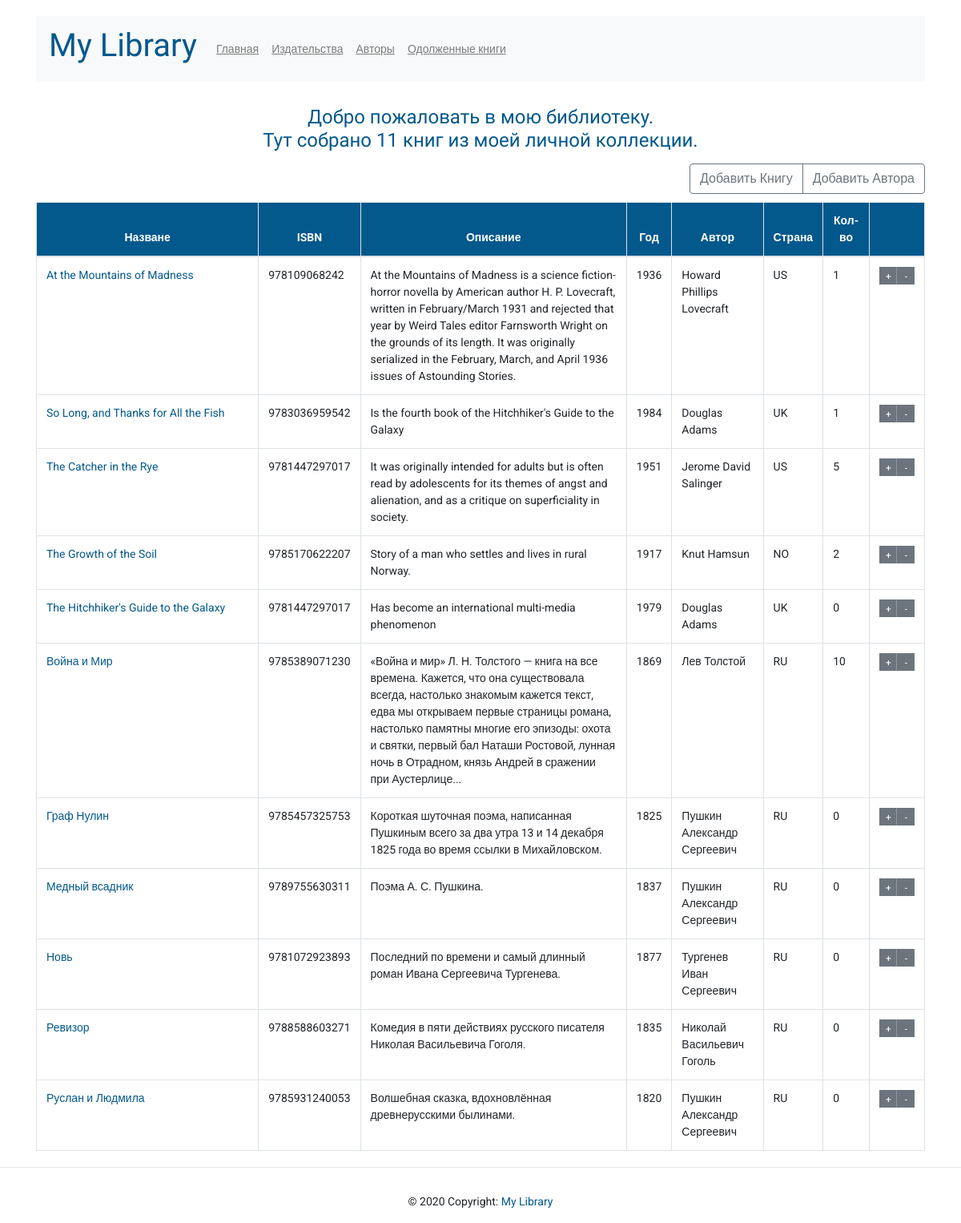
The page / on the database its author committed.
### p_library/models.py (models this page shows, shortened)
class Book(models.Model):
    ISBN = models.CharField(max_length=13)
    title = models.TextField(verbose_name='Название')
    description = models.TextField(verbose_name='Описание')
    year_release = models.SmallIntegerField(verbose_name='Год издания')
    copy_count = models.SmallIntegerField(default=0, verbose_name='Кол-во', blank=True)
    price = models.DecimalField(max_digits=10, decimal_places=2, default=0, verbose_name='Цена', blank=True)
    author = models.ForeignKey(Author, on_delete=models.CASCADE, verbose_name='Автор',
                               related_name='book_author')
    publisher = models.ForeignKey(Publisher, on_delete=models.SET_DEFAULT, default=1,
                                  verbose_name='Издатель')
    friend_reader = models.ManyToManyField('p_library.Friend', related_name='book_reader',
                                           verbose_name='Читающие друзья', blank=True)
    image = models.ImageField(upload_to='book_covers', blank=True)
    class Meta:
        ordering = ['title']

class Author(models.Model):
    full_name = models.TextField(verbose_name='Имя')
    birth_year = models.SmallIntegerField(verbose_name='Год рождения')
    country = models.CharField(verbose_name='Страна', max_length=2)
    class Meta:
        ordering = ['full_name']

### p_library/views.py (the view)
# urls.py: path('', views.index),
def index(request):
    template = loader.get_template('index.html')
    books = Book.objects.all()
    biblio_data = {
        'title': 'мою библиотеку',
        'books': books,
    }
    return HttpResponse(template.render(biblio_data, request))

### p_library/templates/index.html (shortened to what this page needs)
{% extends 'base.html' %}
{% block content %}
<h4 class="text-center">Добро пожаловать в {{ title }}. <br>
    Тут собрано {{ books|length }} книг из моей личной коллекции.</h4>
<div class="btn-group add-btn-main-group" role="group">
    <a href="/book/create" class="btn btn-outline-secondary add-btn-main">Добавить Книгу</a>
    <a href="/author/create" class="btn btn-outline-secondary add-btn-main">Добавить Автора</a>
</div>
<table class="table table-bordered table-condensed">
    <thead>
        <tr class="text-center">
            <th class="w-25">Назване</th>
            <th>ISBN</th>
            <th>Описание</th>
            <th>Год</th>
            <th>Автор</th>
            <th>Страна</th>
            <th>Кол-во</th>
            <th></th>
        </tr>
    </thead>
    <tbody>
        {% for book in books %}
        <tr>
            <td><a href="../book/{{ book.pk }}" title="подробнее">{{ book.title }}</a></td>
            <td>{{ book.ISBN }}</td>
            <td>{{ book.description }}</td>
            <td>{{ book.year_release }}</td>
            <td>{{ book.author.full_name }}</td>
            <td>{{ book.author.country }}</td>
            <td>{{ book.copy_count }}</td>
            <td>
                <div class="btn-group" role="group" aria-label="Basic example">
                    <form action="/index/book_increment/" method="post" enctype="multipart/form-data">
                        <input class="btn btn-secondary right-border btn-small" type="submit" value="+">
                    </form>
                    <form action="/index/book_decrement/" method="post" enctype="multipart/form-data">
                        <input class="btn btn-secondary btn-small" type="submit" value="-">
                    </form>
                </div>
            </td>
        </tr>
        {% endfor %}
    </tbody>
</table>
{% endblock %}

### p_library/templates/base.html (shortened to what this page needs)
{% load static %}
<!DOCTYPE html>
<html lang="en" dir="ltr">
<head>
    <link rel="stylesheet" href="https://stackpath.bootstrapcdn.com/bootstrap/4.5.0/css/bootstrap.min.css"
>
    <link rel="stylesheet" href="{% static 'CSS/style.css' %}">
</head>
<body>
    <div class="container">
        <nav class="navbar navbar-expand-lg navbar-light bg-light">
            <a class="navbar-brand" href="#">
                <h1>My Library</h1>
            </a>
            <div class="collapse navbar-collapse" id="navbarNav">
                <ul class="navbar-nav">
                    <li class="nav-item">
                        <a class="nav-link" href="/index/">Главная <span class="sr-only">(current)</span></a>
                    </li>
                    <li class="nav-item">
                        <a class="nav-link" href="/publishers">Издательства</a>
                    </li>
                    <li class="nav-item">
                        <a class="nav-link" href="/authors">Авторы</a>
                    </li>
                    <li class="nav-item">
                        <a class="nav-link" href="/friends">Одолженные книги</a>
                    </li>
                </ul>
            </div>
        </nav>
        {% block content %}
        {% endblock %}
    </div>
    <footer>
        <hr>
        <div class="text-center py-3">© 2020 Copyright:
            <a href="#"> My Library</a>
        </div>
    </footer>
</body>
</html>

### p_library/static/CSS/style.css (style rules this page uses)
html { position: relative; min-height: 100%; }
body { font-family: 'Roboto', sans-serif; font-size: 14px; margin-bottom: 90px; }
h1, h2, h3, h4 { color: #03588c; font-family: 'Open Sans Condensed', sans-serif; }
nav { margin-bottom: 30px; }
th { background-color: #03588c; color: white; }
.container { margin-top: 20px; }
.btn-small { width: 22px; height: 22px; font-size: 12px; padding: 1px 0 0 1px; border-radius: 0 !important; }
.btn-small.right-border { border-right: 1px solid #959699; }
.nav-link { color: #03588c; text-decoration: underline; }
a { color: #03588c; }
.add-btn-main-group { margin-top: 6px; margin-bottom: 10px; float: right; }
footer { position: absolute; bottom: 0; width: 100%; margin-top: 12px; }

### rows shown on the page
Book: title "At the Mountains of Madness", ISBN "978109068242", description "At the Mountains of Madness is a science fiction-horror novella by American author H. P. Lovecraft, written in February/March 1931 and rejected that year by Weird Tales editor Farnsworth Wright on the grounds of its length. It was originally serialized in the February, March, and April 1936 issues of Astounding Stories.", year_release "1936", author.full_name "Howard Phillips Lovecraft", author.country "US", copy_count "1"
Book: title "So Long, and Thanks for All the Fish", ISBN "9783036959542", description "Is the fourth book of the Hitchhiker's Guide to the Galaxy", year_release "1984", author.full_name "Douglas Adams", author.country "UK", copy_count "1"
Book: title "The Catcher in the Rye", ISBN "9781447297017", description "It was originally intended for adults but is often read by adolescents for its themes of angst and alienation, and as a critique on superficiality in society.", year_release "1951", author.full_name "Jerome David Salinger", author.country "US", copy_count "5"
Book: title "The Growth of the Soil", ISBN "9785170622207", description "Story of a man who settles and lives in rural Norway.", year_release "1917", author.full_name "Knut Hamsun", author.country "NO", copy_count "2"
Book: title "The Hitchhiker's Guide to the Galaxy", ISBN "9781447297017", description "Has become an international multi-media phenomenon", year_release "1979", author.full_name "Douglas Adams", author.country "UK", copy_count "0"
Book: title "Война и Мир", ISBN "9785389071230", description "«Война и мир» Л. Н. Толстого — книга на все времена. Кажется, что она существовала всегда, настолько знакомым кажется текст, едва мы открываем первые страницы романа, настолько памятны многие его эпизоды: охота и святки, первый бал Наташи Ростовой, лунная ночь в Отрадном, князь Андрей в сражении при Аустерлице...", year_release "1869", author.full_name "Лев Толстой", author.country "RU", copy_count "10"
Book: title "Граф Нулин", ISBN "9785457325753", description "Короткая шуточная поэма, написанная Пушкиным всего за два утра 13 и 14 декабря 1825 года во время ссылки в Михайловском.", year_release "1825", author.full_name "Пушкин Александр Сергеевич", author.country "RU", copy_count "0"
Book: title "Медный всадник", ISBN "9789755630311", description "Поэма А. С. Пушкина.", year_release "1837", author.full_name "Пушкин Александр Сергеевич", author.country "RU", copy_count "0"
Book: title "Новь", ISBN "9781072923893", description "Последний по времени и самый длинный роман Ивана Сергеевича Тургенева.", year_release "1877", author.full_name "Тургенев Иван Сергеевич", author.country "RU", copy_count "0"
Book: title "Ревизор", ISBN "9788588603271", description "Комедия в пяти действиях русского писателя Николая Васильевича Гоголя.", year_release "1835", author.full_name "Николай Васильевич Гоголь", author.country "RU", copy_count "0"
Book: title "Руслан и Людмила", ISBN "9785931240053", description "Волшебная сказка, вдохновлённая древнерусскими былинами.", year_release "1820", author.full_name "Пушкин Александр Сергеевич", author.country "RU", copy_count "0"

### other values the page prints
{{ title }} "мою библиотеку"
{{ books|length }} "11"
